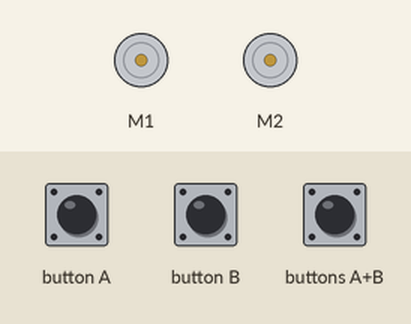
Simulated run of this program. Board: BBC micro:bit (MakeCode). On the bench: 2 × DC motor (green arrow = forward, orange = backward, longer = faster). The test bench sets the inputs (shaded band).

Above: at 1.2 s.
1.3 s: button A pressed for 0.15 s
At 2.6 s:
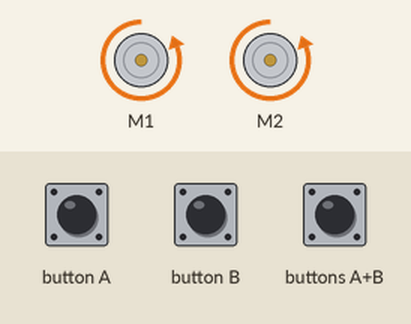
2.9 s: button B pressed for 0.15 s
At 3.9 s:
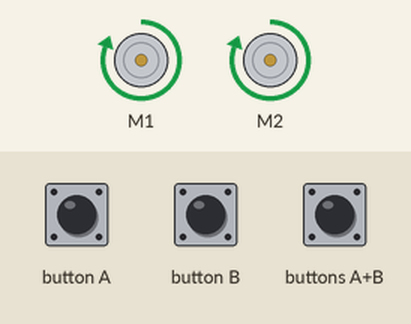
4.5 s: buttons A+B pressed for 0.15 s
At 5.1 s:
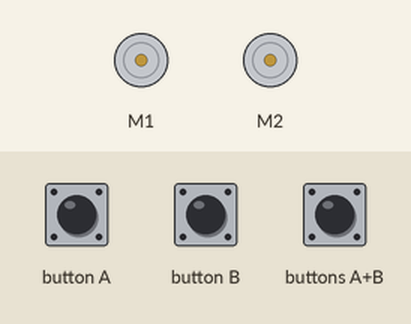
Timing chart, 0 to 7.5 s (numbered marks = the images above; inputs shaded):
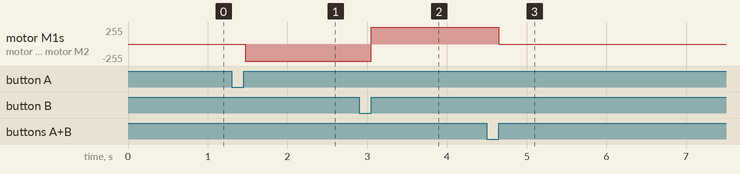

The program:

main.ts
```typescript
input.onButtonPressed(Button.A, function () {
    wuKong.setAllMotor(-100, -100)
})
input.onButtonPressed(Button.AB, function () {
    wuKong.stopAllMotor()
})
input.onButtonPressed(Button.B, function () {
    wuKong.setAllMotor(100, 100)
})
```

test.ts
```typescript
// aquí va el archivo "tests"; esto no se compilará cuando este paquete se utilice como una extensión.
```

Measured:
- after the input at 1.3 s, motor M1, motor M2: stopped → backward 255/255 after 0.17 s
- after the input at 2.9 s, motor M1, motor M2: backward 255/255 → forward 255/255 after 0.15 s
- after the input at 4.5 s, motor M1, motor M2: forward 255/255 → stopped after 0.15 s
